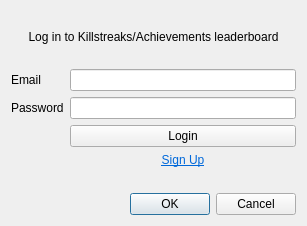
<?xml version="1.0" encoding="UTF-8"?>
<ui version="4.0">
 <class>ProfileSettingsDialog</class>
 <widget class="QDialog" name="ProfileSettingsDialog">
  <property name="geometry">
   <rect>
    <x>0</x>
    <y>0</y>
    <width>307</width>
    <height>226</height>
   </rect>
  </property>
  <property name="windowTitle">
   <string>Dialog</string>
  </property>
  <layout class="QVBoxLayout" name="verticalLayout">
   <item>
    <widget class="QLabel" name="label">
     <property name="text">
      <string>Log in to Killstreaks/Achievements leaderboard</string>
     </property>
     <property name="alignment">
      <set>Qt::AlignCenter</set>
     </property>
    </widget>
   </item>
   <item>
    <layout class="QFormLayout" name="formLayout">
     <item row="0" column="0">
      <widget class="QLabel" name="emailLabel">
       <property name="text">
        <string>Email</string>
       </property>
      </widget>
     </item>
     <item row="0" column="1">
      <widget class="QLineEdit" name="emailLineEdit"/>
     </item>
     <item row="1" column="0">
      <widget class="QLabel" name="passwordLabel">
       <property name="text">
        <string>Password</string>
       </property>
      </widget>
     </item>
     <item row="1" column="1">
      <widget class="QLineEdit" name="passwordLineEdit">
       <property name="echoMode">
        <enum>QLineEdit::Password</enum>
       </property>
      </widget>
     </item>
     <item row="2" column="1">
      <widget class="QPushButton" name="loginButton">
       <property name="text">
        <string>Login</string>
       </property>
      </widget>
     </item>
     <item row="4" column="1">
      <widget class="QLabel" name="statusLabel">
       <property name="text">
        <string/>
       </property>
      </widget>
     </item>
     <item row="3" column="1">
      <widget class="QLabel" name="label_2">
       <property name="text">
        <string>&lt;html&gt;&lt;head/&gt;&lt;body&gt;&lt;p&gt;&lt;a href=&quot;https://ankiachievements.com&quot;&gt;&lt;span style=&quot; text-decoration: underline; color:#0068da;&quot;&gt;Sign Up&lt;/span&gt;&lt;/a&gt;&lt;/p&gt;&lt;/body&gt;&lt;/html&gt;</string>
       </property>
       <property name="alignment">
        <set>Qt::AlignCenter</set>
       </property>
      </widget>
     </item>
    </layout>
   </item>
   <item>
    <widget class="QDialogButtonBox" name="buttonBox">
     <property name="orientation">
      <enum>Qt::Horizontal</enum>
     </property>
     <property name="standardButtons">
      <set>QDialogButtonBox::Cancel|QDialogButtonBox::Ok</set>
     </property>
    </widget>
   </item>
  </layout>
 </widget>
 <resources/>
 <connections>
  <connection>
   <sender>buttonBox</sender>
   <signal>accepted()</signal>
   <receiver>ProfileSettingsDialog</receiver>
   <slot>accept()</slot>
   <hints>
    <hint type="sourcelabel">
     <x>248</x>
     <y>254</y>
    </hint>
    <hint type="destinationlabel">
     <x>157</x>
     <y>274</y>
    </hint>
   </hints>
  </connection>
  <connection>
   <sender>buttonBox</sender>
   <signal>rejected()</signal>
   <receiver>ProfileSettingsDialog</receiver>
   <slot>reject()</slot>
   <hints>
    <hint type="sourcelabel">
     <x>316</x>
     <y>260</y>
    </hint>
    <hint type="destinationlabel">
     <x>286</x>
     <y>274</y>
    </hint>
   </hints>
  </connection>
 </connections>
</ui>
